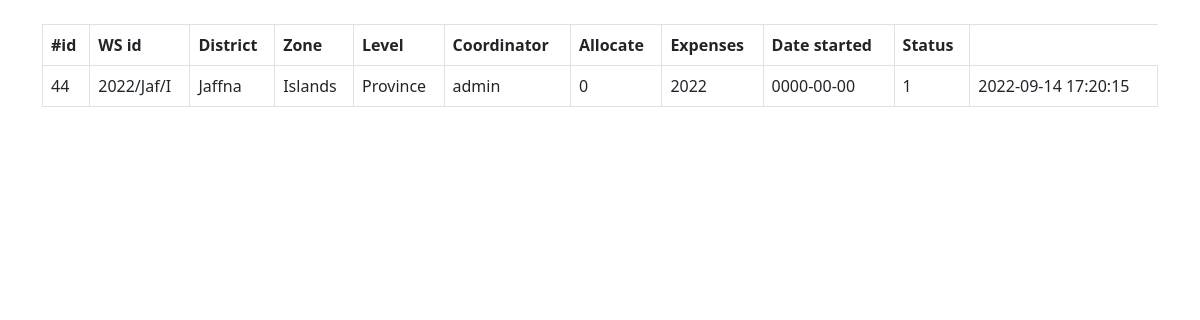
The page /completed_ws.php (signed in) on the database its author committed.
### tables this page shows
CREATE TABLE `workshop` (
  `id` int(11) NOT NULL,
  `ws_id` varchar(16) NOT NULL,
  `district` varchar(16) NOT NULL,
  `zone` varchar(16) NOT NULL,
  `level` varchar(16) NOT NULL,
  `coordinator` varchar(10) NOT NULL,
  `allocate` float NOT NULL,
  `expense` float NOT NULL,
  `date` date NOT NULL,
  `state` tinyint(1) NOT NULL DEFAULT 0,
  `log` timestamp NOT NULL DEFAULT current_timestamp() ON UPDATE current_timestamp()
);

### allFun.php (the view, shortened to what this page needs)
<?php
include("conn.php");
function loadTable($sq)
{
    global $conn;
    $res = $conn->query($sq);
    if (!$res->num_rows > 0) {
    } else {
        $opt = mysqli_fetch_all($res, MYSQLI_ASSOC);
        foreach ($opt as $option) {
            $ak = array_keys($option);
            echo "<tr> ";
            foreach ($ak as $key) {
                echo   "<td>$option[$key] </td>";
            }
            echo "</tr>";
        }
    }
}

### rows shown on the page
workshop: id "44", ws "2022/Jaf/I", district "Jaffna", zone "Islands", level "Province", coordinator "admin", allocate "0", expense "2022", date "0000-00-00", state "1", log "2022-09-14 17:20:15"
